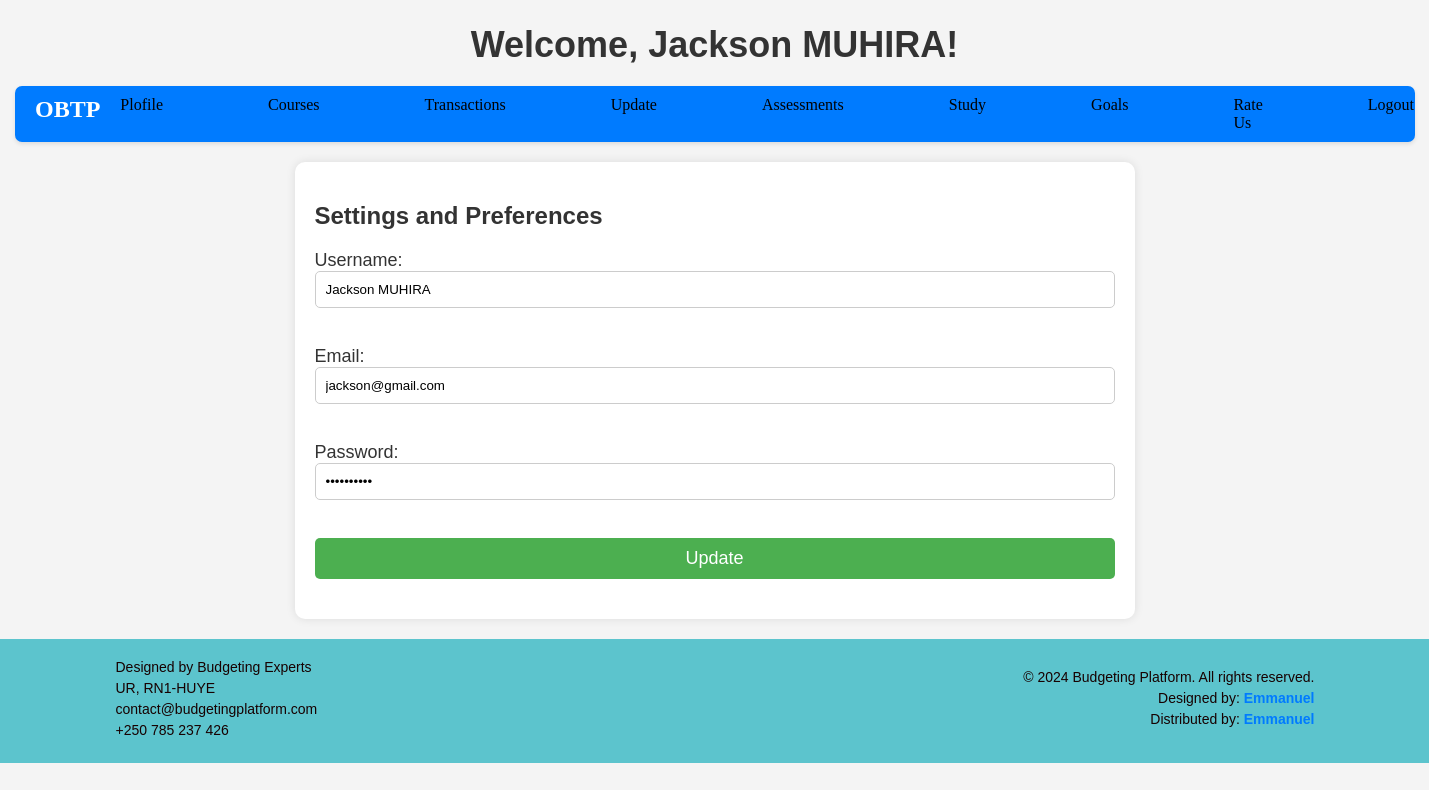
The page /settings.php (signed in) on the database its author committed.
### tables this page shows
CREATE TABLE `users` (
  `UserID` int(50) NOT NULL,
  `Username` text NOT NULL,
  `Photo` blob NOT NULL,
  `Email` text NOT NULL,
  `Password` text NOT NULL,
  `DateJoined` timestamp(6) NOT NULL DEFAULT current_timestamp(6)
);

### settings.php (the view, shortened to what this page needs)
<?php
require_once "config.php";
$email = $_SESSION["email"];
$sql = "SELECT UserID, Username, Email, Password FROM users WHERE Email = ?";
$stmt = $conn->prepare($sql);
$stmt->bind_param("s", $email);
$stmt->execute();
$result = $stmt->get_result();
$userData = $result->fetch_assoc();
?>
<!DOCTYPE html>
<html lang="en">
<head>
    <link rel="stylesheet" href="styles.css">
</head>
<body>
    <header>
        <h1>Welcome, <?php echo htmlspecialchars($userData["Username"]); ?>!</h1>
    </header>
    <header>
      <nav class="navbar">
        <a href="index.html" class="navbar-brand">OBTP</a>
        <ul class="nav-links">
          <li><a href="personal_info.php">Plofile</a></li>
          <li><a href="enrollments.php">Courses</a></li>
          <li><a href="transaction_history.php">Transactions</a></li>
          <li><a href="settings.php">Update</a></li>
          <li><a href="assessment.php">Assessments</a></li>
          <li><a href="payment.html">Study</a></li>
          <li><a href="goal.php">Goals</a></li>
          <li><a href="feedback.php">Rate Us</a></li>
          <li><a href="logout.php">Logout</a></li>
        </ul>
      </nav>
    </header>
    <div class="container">
        <h2>Settings and Preferences</h2>
        <form action="update_settings.php" method="POST">
            <label for="username">Username:</label>
            <input type="text" id="username" name="username" value="<?php echo htmlspecialchars($userData["Username"]); ?>" required><br><br>
            <label for="email">Email:</label>
            <input type="email" id="email" name="email" value="<?php echo htmlspecialchars($userData["Email"]); ?>" required><br><br>
            <label for="password">Password:</label>
            <input type="password" id="password" name="password" value="<?php echo htmlspecialchars($userData["Password"]); ?>" required><br><br>
            <input type="submit" value="Update">
        </form>
    </div>
    <footer class="footer">
      <div class="container2">
        <div class="left-part">
          <p class="mb-0">Designed by Budgeting Experts</p>
          <p class="mb-0">UR, RN1-HUYE</p>
          <p class="mb-0">contact@budgetingplatform.com</p>
          <p class="mb-0">+250 785 237 426</p>
        </div>
        <div class="right-part">
          <p class="mb-0">© 2024 Budgeting Platform. All rights reserved.</p>
          <p class="mb-0">Designed by: <a href="#" target="_blank" class="fw-bold">Emmanuel</a></p>
          <p class="mb-0">Distributed by: <a href="#" target="_blank" class="fw-bold">Emmanuel</a></p>
        </div>
      </div>
    </footer>
</html>

### styles.css (style rules this page uses)
.navbar { background-color: #007bff; width: 98%; margin-left: 15px; margin-top: 12px; color: #170101; box-shadow: 0 2px 4px rgba(0, 0, 0, 0.1); padding: 20px 0; display: flex; justify-content: space-between; border-radius: 7px; }
.navbar-brand { text-decoration: none; font-family: fantasy; font-weight: bold; color: #010102; margin-left: 10px; font-size: 40px; }
.nav-links { list-style: none; display: flex; margin-right: 80px; }
.nav-links li { margin-right: 80px; }
.nav-links li:last-child { margin-right: 0; }
.nav-links li a { font-family: fantasy; font-size: 20px; color: #351f8a; text-decoration: none; transition: color 0.3s ease; }
.container { width: 90%; }
.footer { background-color: #c92334; color: #fff; padding: 20px 0; margin-bottom: 1px; }
.container2 { max-width: 1200px; margin: 0 auto; display: flex; }
.left-part { margin-left: 1px; }
.footer p { margin: 0; }
.left-part, .right-part { flex: 1; }
body { font-family: Arial, sans-serif; margin: 0; padding: 0; }
.container { width: 80%; margin: 0 auto; }
.container { max-width: 800px; margin: 20px auto; background-color: #fff; padding: 20px; border-radius: 10px; box-shadow: 0 0 10px rgba(0, 0, 0, 0.1); }
h1 { font-size: 36px; color: #333; text-align: center; margin-bottom: 20px; }
h2 { font-size: 24px; color: #333; }
label { font-size: 18px; color: #333; }
input[type="text"], input[type="email"], input[type="password"], input[type="submit"] { width: 100%; padding: 10px; margin-bottom: 20px; border: 1px solid #ccc; border-radius: 5px; box-sizing: border-box; }
input[type="submit"] { background-color: #4caf50; color: white; border: none; border-radius: 5px; cursor: pointer; font-size: 18px; }
.footer { background-color: #333; color: #fff; padding: 20px 0; }
.container2 { display: flex; justify-content: space-between; align-items: center; }
.left-part { flex: 1; }
.right-part { flex: 1; text-align: right; }
.right-part a { color: #fff; text-decoration: none; }

### settings.php (style rules this page uses)
.footer { background-color: #5cc4cd; padding: 20px; margin-top: auto; }
.footer .container2 { display: flex; justify-content: space-between; }
.footer .container2 .left-part p, .footer .container2 .right-part p { font-size: 14px; color: #170101; margin-bottom: 5px; }
.footer .container2 .right-part p a { color: #007bff; text-decoration: none; font-weight: bold; }
.navbar { background-color: #007bff; padding: 10px 0; }
.navbar-brand { color: #fff; font-size: 24px; text-decoration: none; margin-left: 20px; }
.nav-links { list-style: none; padding: 0; margin: 0; }
.nav-links li { display: inline; margin-left: 20px; }
.nav-links li a { color: black; text-decoration: none; font-size: 16px; margin-right: 5px; }
body { font-family: Arial, sans-serif; margin: 0; padding: 0; background-color: #f4f4f4; }
.container { max-width: 800px; margin: 20px auto; background-color: #fff; padding: 20px; border-radius: 10px; box-shadow: 0 0 10px rgba(0, 0, 0, 0.1); }
h1 { font-size: 36px; color: #333; text-align: center; margin-bottom: 20px; }
h2 { font-size: 24px; color: #333; }
label { font-size: 18px; color: #333; }
input[type="text"], input[type="email"], input[type="password"], input[type="submit"] { width: 100%; padding: 10px; margin-bottom: 20px; border: 1px solid #ccc; border-radius: 5px; box-sizing: border-box; }
input[type="submit"] { background-color: #4caf50; color: white; border: none; border-radius: 5px; cursor: pointer; font-size: 18px; }

### rows shown on the page
users: Username "Jackson MUHIRA", username "Jackson MUHIRA", email "jackson@gmail.com"
